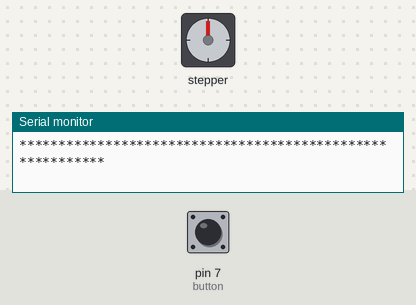
Bench run of a sketch on a simulated Arduino Uno, built with avr-gcc and run on an emulated ATmega328P. Shown: stepper motor, the last lines printed to the serial monitor. The test bench sets the inputs (shaded band); at power-on: pin 7 (button) HIGH. Stepper angles assume 2048 steps per turn.

Above: at 1.4 s.
1.5 s: pin 7 (button) pulled LOW for 0.15 s
At 2.31 s:
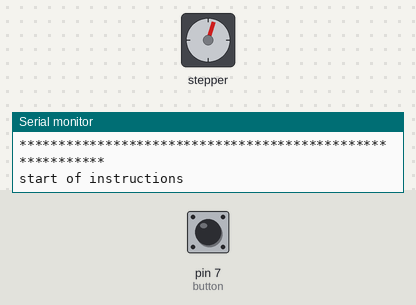
At 2.85 s:
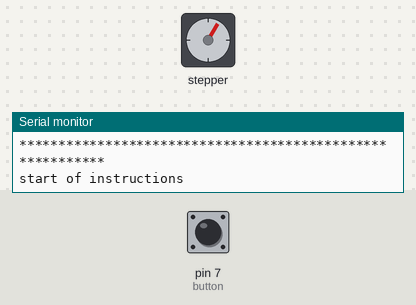
Timing chart, 0 to 19.5 s (numbered marks = the images above; inputs shaded):
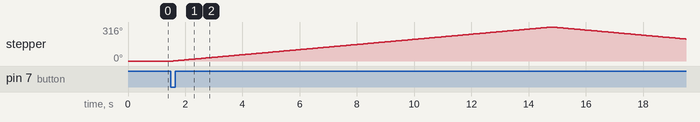

The sketch:

steps.ino
```cpp
//@quiquegurdiel - 2025

#include <Stepper.h>

/*----- Variables, Pins -----*/
const int steps = 2048;   // Number of steps per revolution of Internal shaft
int button = 7;

/*-----( Declare objects )-----*/
// Setup of proper sequencing for Motor Driver Pins
// In1, In2, In3, In4 in the sequence 1-3-2-4
Stepper small_stepper(steps, 8, 10, 9, 11);

void setup()
{
  pinMode(button, INPUT_PULLUP);
  Serial.begin(9600);
  Serial.print('\n');
  Serial.print("*****************************");
  Serial.print("*****************************");
  Serial.print('\n');
  Serial.print("*****************************");
  Serial.print("***********PoDA-M0***********");
  Serial.print('\n');
  Serial.print('\n');
  Serial.print("Step equivalent: ");
  Serial.print(0.1723);
  Serial.print('\n');
  Serial.print('\n');
  Serial.print("Input speed equivalent: ");
  Serial.print(5.954);
  Serial.print('\n');
  Serial.print('\n');
  Serial.print("*****************************");
  Serial.print("********up and running*******");
  Serial.print('\n');
  Serial.print("*****************************");
  Serial.print("*****************************");
  Serial.print('\n');
  Serial.print('\n');
}

void loop()
{
  if (digitalRead(button) == LOW)
  {
    Serial.print('\n');
    Serial.print("start of instructions");
    //************************************************************
    //************************************************************

          //Steps calibration
          delay(50);
          small_stepper.setSpeed(4);
          small_stepper.step(1800);
          small_stepper.step(-1800);
          small_stepper.step(1800);
          small_stepper.step(-1800);
          small_stepper.step(1800);
          small_stepper.step(-1800);
          small_stepper.step(1800);
          small_stepper.step(-1800);
          small_stepper.step(1800);
          small_stepper.step(-1800);

    //************************************************************
    //************************************************************
    Serial.print('\n');
    Serial.print("end of instructions");
  }

    digitalWrite(8, LOW);
    digitalWrite(9, LOW);
    digitalWrite(10, LOW);
    digitalWrite(11, LOW);
}
```

Measured:
- after the input at 1.5 s, stepper: turns 316° clockwise in 13.2 s, then 112° counter-clockwise in 4.6 s
